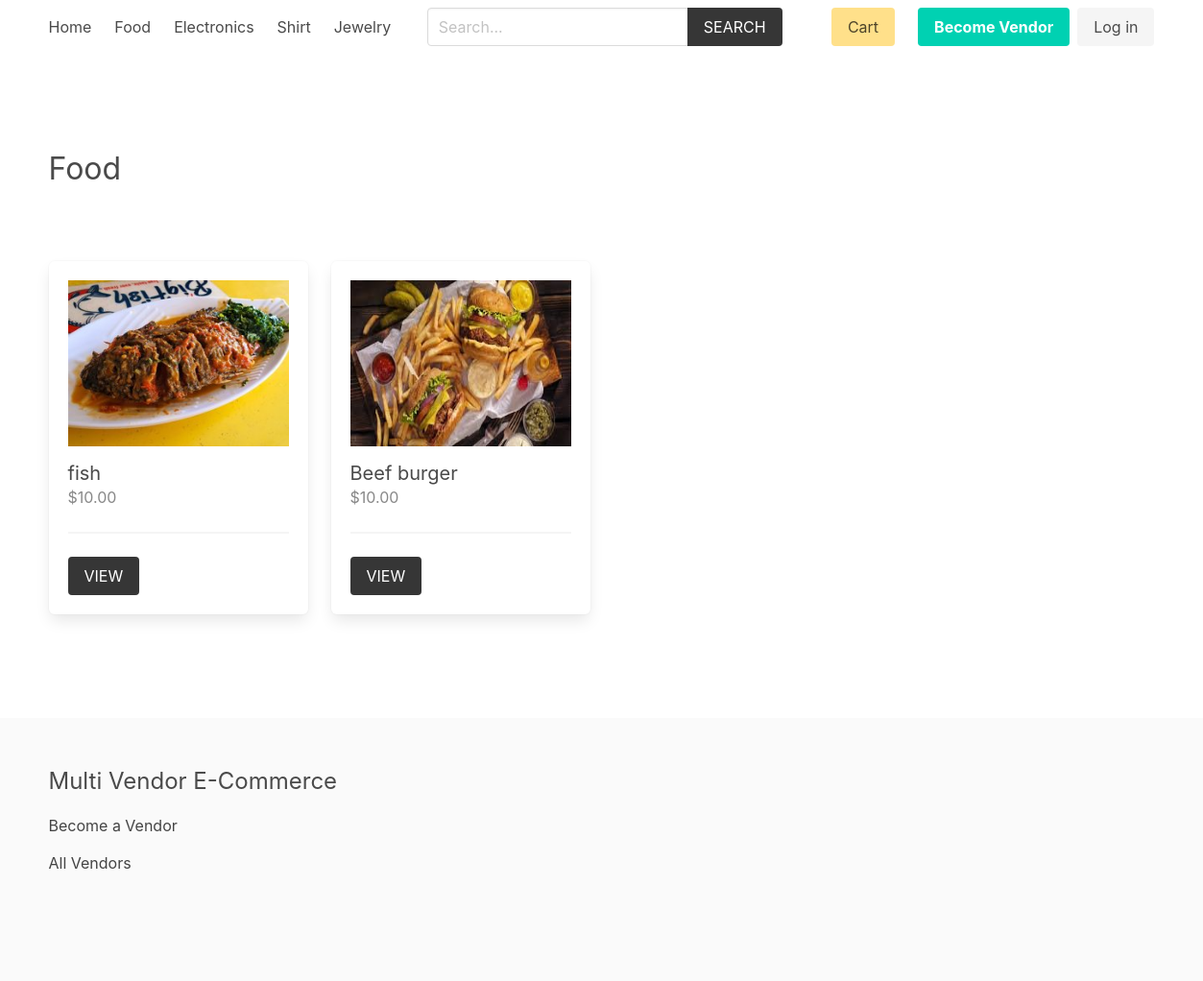
/product/food/, run on the app's committed database.
### product/models.py (models this page shows, shortened)
class Category(models.Model):
    title = models.CharField(max_length=50)
    slug = models.SlugField(max_length=55)
    ordering = models.IntegerField(default=0)
    class Meta:
        ordering = ['ordering']

class Product(models.Model):
    category = models.ForeignKey(Category, related_name='products', on_delete=models.CASCADE)
    vendor = models.ForeignKey(Vendor, related_name="products", on_delete=models.CASCADE)
    title = models.CharField(max_length=50)
    slug = models.SlugField(max_length=55)
    description = models.TextField(blank=True, null=True)
    price = models.DecimalField(max_digits=6, decimal_places=2)
    added_date = models.DateTimeField(auto_now_add=True)
    image = models.ImageField(upload_to='uploads/', blank=True, null=True)
    thumbnail = models.ImageField(upload_to='uploads/', blank=True, null=True) # Change uploads to thumbnails
    class Meta:
        ordering = ['-added_date']
    def get_thumbnail(self):
        if self.thumbnail:
            return self.thumbnail.url

### product/views.py (the view)
# urls.py: path('<slug:category_slug>/', views.category, name="category"),
def category(request, category_slug):
    category = get_object_or_404(Category, slug=category_slug)
    return render(request,'product/category.html', {'category': category})

### cart/cart.py (called while the page is built)
    def __len__(self):
        return sum(item['quantity'] for item in self.cart.values())

### cart/context_processors.py (called while the page is built)
def cart(request):
    return {'cart': Cart(request)}

### product/context_processors.py (called while the page is built)
def menu_categories(request):
    categories = Category.objects.all()
    return {'categories': categories}

### templates/product/category.html (shortened to what this page needs)
{% extends 'core/base.html' %}
{% block content %}
    <div class="columns is-multiline mb-6">
        <div class="column is-12 has-test-centered mt-6 mb-6">
            <h2 class="is-size-3">{{category.title}}</h2>
        </div>
        {% for product in category.products.all %}
            {% include 'product/parts/list_item.html' %}
        {% endfor %}
    </div>
{% endblock content %}

### templates/core/base.html (shortened to what this page needs)
{% load static %}
<!DOCTYPE html>
<html lang="en">
<head>
    <link rel="stylesheet" href="https://cdn.jsdelivr.net/npm/bulma@0.9.2/css/bulma.min.css">
    <link rel="stylesheet" href="{% static 'css/main.css' %}">
</head>
<body>
    <div class="container">
        <nav class="navbar" role="navigation" aria-label="main navigation">
            <div id="navbarBasicExample" class="navbar-menu">
                <div class="navbar-start">
                <a class="navbar-item" href="{% url 'core:home' %}">
                    Home
                </a>
                {% for category in categories %}
                    <a class="navbar-item" href="{% url 'product:category' category.slug %}">
                        {{category.title}}
                    </a>
                {% endfor %}
                </div>
                <div class="navbar-start">
                    <div class="navbar-item">
                        <form method="get" action="{% url 'product:search' %}">
                            <div class="field has-addons">
                                <div class="control">
                                    <input type="search" name="query" id="" class="input" placeholder="Search...">
                                </div>
                                <div class="control">
                                    <button class="button is-dark is-uppercase">Search</button>
                                </div>
                            </div>
                        </form>
                    </div>
                </div>
                <div class="navbar-end">
                <div class="navbar-item">
                    <a href="{% url 'cart:cart' %}" class="button is-warning">Cart {% if cart %}({{cart|length}}){% endif %}</a>
                </div>
                {% if request.user.is_authenticated %}
                <div class="navbar-item has-dropdown is-hoverable">
                    <a class="navbar-link is-capitalized">
                    {{user.vendor.name}}
                    </a>
                    <div class="navbar-dropdown">
                    <a class="navbar-item" href="{% url 'vendor:vendor-admin' %}">
                        Profile
                    </a>
                    <a class="navbar-item" href="{% url 'vendor:edit-vendor' %}">
                        Update Profile
                    </a>
                    <a class="navbar-item" href="{% url 'vendor:add-product' %}">
                        Add Product
                    </a>
                    <hr class="navbar-divider">
                    <form method="post" action="{% url 'vendor:logout' %}">
                        {% csrf_token %}
                        <button type="submit">logout</button>
                    </form>
                    </div>
                </div>
                {% else %}
                <div class="navbar-item">
                    <div class="buttons">
                        <a class="button is-primary" href="{% url 'vendor:become-vendor' %}">
                            <strong>Become Vendor</strong>
                        </a>
                        <a class="button is-light" href="{% url 'vendor:login' %}">
                            Log in
                        </a>
                    </div>
                </div>
                {% endif %}
                </div>
            </div>
            </nav>
    </div>
    <section class="section">
        <div class="container">
            {% block content %}{% endblock content %}
        </div>
    </section>
    <footer class="footer">
        <div class="container">
            <h3 class="is-size-4 mb-4">Multi Vendor E-Commerce</h3>
            {% if request.user.is_authenticated %}
                <a href="{% url 'vendor:vendor-admin' %}">Vendor Admin</a>
            {% else %}
                <a href="{% url 'vendor:become-vendor' %}">Become a Vendor</a>
            {% endif %}
            <br>
            <a href="{% url 'vendor:vendors' %}">All Vendors</a>
        </div>
    </footer>
</body>
</html>

### templates/product/parts/list_item.html
<div class="column is-3 product-list-item">
                <div class="box">
                    <figure class="image is-4by3 mb-4">
                        <img src="{{ product.get_thumbnail }}" alt="{{product.title}}">
                    </figure>
                    <h2 class="subtitle">{{product.title}}</h2>
                    <h3 class="price is-size-6 mb-5">${{product.price}}</h3>
                    <hr>
                    <a href="{% url 'product:product' product.category.slug product.slug %}" class="button is-dark is-uppercase">View</a>
                </div>
            </div>

### core/static/css/main.css (style rules this page uses)
.footer a { margin-bottom: 15px; display: inline-block; color: #444; }
.product-list-item .box .subtitle { margin-bottom: 0; }
.product-list-item .box .price { color: #888; }

### data on the page
Category: title "Food"
Category: title "Electronics"
Category: title "Shirt"
Category: title "Jewelry"
Product: get_thumbnail (picture), title "fish", price "10.00"
Product: get_thumbnail (picture), title "Beef burger", price "10.00"
